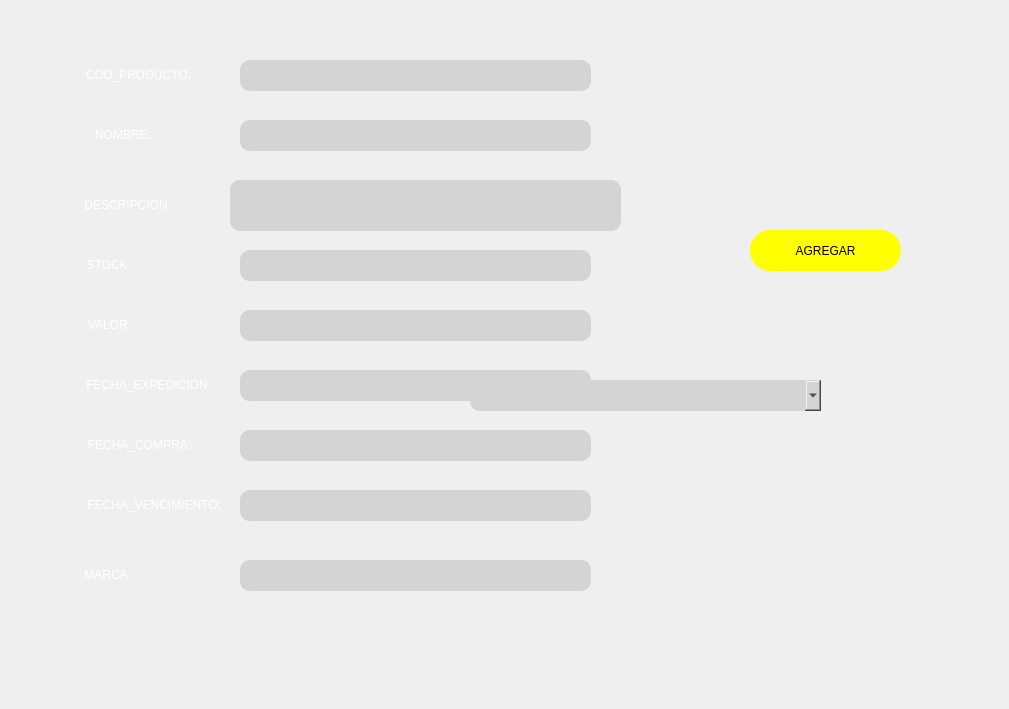
    <widget class="QWidget" name="tab_AGREGAR">
     <attribute name="title">
      <string>Agregar Nuevos Productos</string>
     </attribute>
     <widget class="QLabel" name="label_4">
      <property name="geometry">
       <rect>
        <x>0</x>
        <y>-20</y>
        <width>1000</width>
        <height>700</height>
       </rect>
      </property>
      <property name="styleSheet">
       <string notr="true">background-image: url(C:/Users/User/Downloads/home.jpg);
background-repeat: no-repeat;
background-position: center center;
background-size: cover;</string>
      </property>
      <property name="text">
       <string/>
      </property>
      <property name="pixmap">
       <pixmap>../../Downloads/Downloads/principal.png</pixmap>
      </property>
      <property name="scaledContents">
       <bool>true</bool>
      </property>
     </widget>
     <widget class="QLineEdit" name="line_COD">
      <property name="geometry">
       <rect>
        <x>240</x>
        <y>60</y>
        <width>351</width>
        <height>31</height>
       </rect>
      </property>
      <property name="styleSheet">
       <string notr="true">border-radius:10px;
font: 14pt &quot;MS Shell Dlg 2&quot;;
background-color: rgb(212, 212, 212);</string>
      </property>
     </widget>
     <widget class="QLineEdit" name="line_DESCR">
      <property name="geometry">
       <rect>
        <x>230</x>
        <y>180</y>
        <width>391</width>
        <height>51</height>
       </rect>
      </property>
      <property name="font">
       <font>
        <family>MS Shell Dlg 2</family>
        <pointsize>14</pointsize>
        <weight>50</weight>
        <italic>false</italic>
        <bold>false</bold>
       </font>
      </property>
      <property name="focusPolicy">
       <enum>Qt::StrongFocus</enum>
      </property>
      <property name="layoutDirection">
       <enum>Qt::LeftToRight</enum>
      </property>
      <property name="autoFillBackground">
       <bool>false</bool>
      </property>
      <property name="styleSheet">
       <string notr="true">border-radius:10px;
font: 14pt &quot;MS Shell Dlg 2&quot;;
background-color: rgb(212, 212, 212);
</string>
      </property>
      <property name="maxLength">
       <number>32768</number>
      </property>
      <property name="echoMode">
       <enum>QLineEdit::Normal</enum>
      </property>
      <property name="alignment">
       <set>Qt::AlignLeading|Qt::AlignLeft|Qt::AlignTop</set>
      </property>
      <property name="dragEnabled">
       <bool>false</bool>
      </property>
      <property name="readOnly">
       <bool>false</bool>
      </property>
      <property name="clearButtonEnabled">
       <bool>true</bool>
      </property>
     </widget>
     <widget class="QLineEdit" name="line_VALO">
      <property name="geometry">
       <rect>
        <x>240</x>
        <y>310</y>
        <width>351</width>
        <height>31</height>
       </rect>
      </property>
      <property name="styleSheet">
       <string notr="true">border-radius:10px;
font: 14pt &quot;MS Shell Dlg 2&quot;;
background-color: rgb(212, 212, 212);
</string>
      </property>
      <property name="echoMode">
       <enum>QLineEdit::Normal</enum>
      </property>
     </widget>
     <widget class="QLineEdit" name="line_STOCK">
      <property name="geometry">
       <rect>
        <x>240</x>
        <y>250</y>
        <width>351</width>
        <height>31</height>
       </rect>
      </property>
      <property name="styleSheet">
       <string notr="true">border-radius:10px;
font: 14pt &quot;MS Shell Dlg 2&quot;;
background-color: rgb(212, 212, 212);
</string>
      </property>
      <property name="echoMode">
       <enum>QLineEdit::Normal</enum>
      </property>
     </widget>
     <widget class="QLabel" name="label_10">
      <property name="geometry">
       <rect>
        <x>20</x>
        <y>60</y>
        <width>171</width>
        <height>31</height>
       </rect>
      </property>
      <property name="styleSheet">
       <string notr="true">font: 16pt &quot;MS Shell Dlg 2&quot;;
color: white;</string>
      </property>
      <property name="text">
       <string>&lt;html&gt;&lt;head/&gt;&lt;body&gt;&lt;p align=&quot;right&quot;&gt;COD_PRODUCTO:&lt;/p&gt;&lt;/body&gt;&lt;/html&gt;</string>
      </property>
     </widget>
     <widget class="QLineEdit" name="line_NOMBRE">
      <property name="geometry">
       <rect>
        <x>240</x>
        <y>120</y>
        <width>351</width>
        <height>31</height>
       </rect>
      </property>
      <property name="styleSheet">
       <string notr="true">border-radius:10px;
font: 14pt &quot;MS Shell Dlg 2&quot;;
background-color: rgb(212, 212, 212);
</string>
      </property>
      <property name="echoMode">
       <enum>QLineEdit::Normal</enum>
      </property>
     </widget>
     <widget class="QLabel" name="label_11">
      <property name="geometry">
       <rect>
        <x>30</x>
        <y>190</y>
        <width>141</width>
        <height>31</height>
       </rect>
      </property>
      <property name="styleSheet">
       <string notr="true">font: 16pt &quot;MS Shell Dlg 2&quot;;
color: white;</string>
      </property>
      <property name="text">
       <string>&lt;html&gt;&lt;head/&gt;&lt;body&gt;&lt;p align=&quot;right&quot;&gt;DESCRIPCION:&lt;/p&gt;&lt;/body&gt;&lt;/html&gt;</string>
      </property>
     </widget>
     <widget class="QLabel" name="label_12">
      <property name="geometry">
       <rect>
        <x>60</x>
        <y>250</y>
        <width>71</width>
        <height>31</height>
       </rect>
      </property>
      <property name="styleSheet">
       <string notr="true">font: 16pt &quot;MS Shell Dlg 2&quot;;
color: white;</string>
      </property>
      <property name="text">
       <string>&lt;html&gt;&lt;head/&gt;&lt;body&gt;&lt;p align=&quot;right&quot;&gt;STOCK:&lt;/p&gt;&lt;/body&gt;&lt;/html&gt;</string>
      </property>
     </widget>
     <widget class="QLabel" name="label_13">
      <property name="geometry">
       <rect>
        <x>60</x>
        <y>120</y>
        <width>91</width>
        <height>31</height>
       </rect>
      </property>
      <property name="styleSheet">
       <string notr="true">font: 16pt &quot;MS Shell Dlg 2&quot;;
color: white;</string>
      </property>
      <property name="text">
       <string>&lt;html&gt;&lt;head/&gt;&lt;body&gt;&lt;p align=&quot;right&quot;&gt;NOMBRE:&lt;/p&gt;&lt;/body&gt;&lt;/html&gt;</string>
      </property>
     </widget>
     <widget class="QLabel" name="label_15">
      <property name="geometry">
       <rect>
        <x>60</x>
        <y>310</y>
        <width>71</width>
        <height>31</height>
       </rect>
      </property>
      <property name="styleSheet">
       <string notr="true">font: 16pt &quot;MS Shell Dlg 2&quot;;
color: white;</string>
      </property>
      <property name="text">
       <string>&lt;html&gt;&lt;head/&gt;&lt;body&gt;&lt;p align=&quot;right&quot;&gt;VALOR:&lt;/p&gt;&lt;/body&gt;&lt;/html&gt;</string>
      </property>
     </widget>
     <widget class="QPushButton" name="Button_AGREGAR">
      <property name="geometry">
       <rect>
        <x>750</x>
        <y>230</y>
        <width>151</width>
        <height>41</height>
       </rect>
      </property>
      <property name="styleSheet">
       <string notr="true">border-radius:20px;
background-color: rgb(255, 255, 0);
font: 14pt &quot;MS Shell Dlg 2&quot;;
</string>
      </property>
      <property name="text">
       <string>AGREGAR</string>
      </property>
     </widget>
     <widget class="QLabel" name="label_AGREGAR">
      <property name="enabled">
       <bool>true</bool>
      </property>
      <property name="geometry">
       <rect>
        <x>190</x>
        <y>620</y>
        <width>411</width>
        <height>41</height>
       </rect>
      </property>
      <property name="font">
       <font>
        <family>MS Shell Dlg 2</family>
        <pointsize>14</pointsize>
        <weight>50</weight>
        <italic>false</italic>
        <bold>false</bold>
       </font>
      </property>
      <property name="layoutDirection">
       <enum>Qt::LeftToRight</enum>
      </property>
      <property name="styleSheet">
       <string notr="true">font: 14pt &quot;MS Shell Dlg 2&quot;;
color: rgb(252, 255, 39);</string>
      </property>
      <property name="text">
       <string/>
      </property>
     </widget>
     <widget class="QComboBox" name="comboBox">
      <property name="geometry">
       <rect>
        <x>470</x>
        <y>380</y>
        <width>351</width>
        <height>31</height>
       </rect>
      </property>
      <property name="styleSheet">
       <string notr="true">border-radius:10px;
font: 14pt &quot;MS Shell Dlg 2&quot;;
background-color: rgb(212, 212, 212);</string>
      </property>
      <item>
       <property name="text">
        <string>....</string>
       </property>
      </item>
      <item>
       <property name="text">
        <string>placa madre</string>
       </property>
      </item>
      <item>
       <property name="text">
        <string>memoria ram</string>
       </property>
      </item>
      <item>
       <property name="text">
        <string>tarjeta de video</string>
       </property>
      </item>
      <item>
       <property name="text">
        <string>procesadores</string>
       </property>
      </item>
      <item>
       <property name="text">
        <string>Almacenamiento</string>
       </property>
      </item>
      <item>
       <property name="text">
        <string>Refrigeración</string>
       </property>
      </item>
      <item>
       <property name="text">
        <string>Case</string>
       </property>
      </item>
      <item>
       <property name="text">
        <string>Periféricos</string>
       </property>
      </item>
     </widget>
     <widget class="QLabel" name="label_24">
      <property name="geometry">
       <rect>
        <x>10</x>
        <y>370</y>
        <width>201</width>
        <height>31</height>
       </rect>
      </property>
      <property name="styleSheet">
       <string notr="true">font: 16pt &quot;MS Shell Dlg 2&quot;;
color: white;</string>
      </property>
      <property name="text">
       <string>&lt;html&gt;&lt;head/&gt;&lt;body&gt;&lt;p align=&quot;right&quot;&gt;FECHA_EXPEDICION:&lt;/p&gt;&lt;/body&gt;&lt;/html&gt;</string>
      </property>
     </widget>
     <widget class="QLabel" name="label_26">
      <property name="geometry">
       <rect>
        <x>0</x>
        <y>430</y>
        <width>191</width>
        <height>31</height>
       </rect>
      </property>
      <property name="styleSheet">
       <string notr="true">font: 16pt &quot;MS Shell Dlg 2&quot;;
color: white;</string>
      </property>
      <property name="text">
       <string>&lt;html&gt;&lt;head/&gt;&lt;body&gt;&lt;p align=&quot;right&quot;&gt;FECHA_COMPRA:&lt;/p&gt;&lt;/body&gt;&lt;/html&gt;</string>
      </property>
     </widget>
     <widget class="QLabel" name="label_27">
      <property name="geometry">
       <rect>
        <x>0</x>
        <y>490</y>
        <width>221</width>
        <height>31</height>
       </rect>
      </property>
      <property name="styleSheet">
       <string notr="true">font: 16pt &quot;MS Shell Dlg 2&quot;;
color: white;</string>
      </property>
      <property name="text">
       <string>&lt;html&gt;&lt;head/&gt;&lt;body&gt;&lt;p align=&quot;right&quot;&gt;FECHA_VENCIMIENTO:&lt;/p&gt;&lt;/body&gt;&lt;/html&gt;</string>
      </property>
     </widget>
     <widget class="QLabel" name="label_28">
      <property name="geometry">
       <rect>
        <x>60</x>
        <y>560</y>
        <width>71</width>
        <height>31</height>
       </rect>
      </property>
      <property name="styleSheet">
       <string notr="true">font: 16pt &quot;MS Shell Dlg 2&quot;;
color: white;</string>
      </property>
      <property name="text">
       <string>&lt;html&gt;&lt;head/&gt;&lt;body&gt;&lt;p align=&quot;right&quot;&gt;MARCA:&lt;/p&gt;&lt;/body&gt;&lt;/html&gt;</string>
      </property>
     </widget>
     <widget class="QLineEdit" name="line_VALO_3">
      <property name="geometry">
       <rect>
        <x>240</x>
        <y>430</y>
        <width>351</width>
        <height>31</height>
       </rect>
      </property>
      <property name="styleSheet">
       <string notr="true">border-radius:10px;
font: 14pt &quot;MS Shell Dlg 2&quot;;
background-color: rgb(212, 212, 212);
</string>
      </property>
      <property name="echoMode">
       <enum>QLineEdit::Normal</enum>
      </property>
     </widget>
     <widget class="QLineEdit" name="line_VALO_4">
      <property name="geometry">
       <rect>
        <x>240</x>
        <y>370</y>
        <width>351</width>
        <height>31</height>
       </rect>
      </property>
      <property name="styleSheet">
       <string notr="true">border-radius:10px;
font: 14pt &quot;MS Shell Dlg 2&quot;;
background-color: rgb(212, 212, 212);
</string>
      </property>
      <property name="echoMode">
       <enum>QLineEdit::Normal</enum>
      </property>
     </widget>
     <widget class="QLineEdit" name="line_VALO_5">
      <property name="geometry">
       <rect>
        <x>240</x>
        <y>490</y>
        <width>351</width>
        <height>31</height>
       </rect>
      </property>
      <property name="styleSheet">
       <string notr="true">border-radius:10px;
font: 14pt &quot;MS Shell Dlg 2&quot;;
background-color: rgb(212, 212, 212);
</string>
      </property>
      <property name="echoMode">
       <enum>QLineEdit::Normal</enum>
      </property>
     </widget>
     <widget class="QLineEdit" name="line_VALO_6">
      <property name="geometry">
       <rect>
        <x>240</x>
        <y>560</y>
        <width>351</width>
        <height>31</height>
       </rect>
      </property>
      <property name="styleSheet">
       <string notr="true">border-radius:10px;
font: 14pt &quot;MS Shell Dlg 2&quot;;
background-color: rgb(212, 212, 212);
</string>
      </property>
      <property name="echoMode">
       <enum>QLineEdit::Normal</enum>
      </property>
     </widget>
     <zorder>comboBox</zorder>
     <zorder>label_4</zorder>
     <zorder>line_COD</zorder>
     <zorder>line_DESCR</zorder>
     <zorder>line_VALO</zorder>
     <zorder>line_STOCK</zorder>
     <zorder>label_10</zorder>
     <zorder>line_NOMBRE</zorder>
     <zorder>label_11</zorder>
     <zorder>label_12</zorder>
     <zorder>label_13</zorder>
     <zorder>label_15</zorder>
     <zorder>Button_AGREGAR</zorder>
     <zorder>label_AGREGAR</zorder>
     <zorder>label_24</zorder>
     <zorder>label_26</zorder>
     <zorder>label_27</zorder>
     <zorder>label_28</zorder>
     <zorder>line_VALO_3</zorder>
     <zorder>line_VALO_4</zorder>
     <zorder>line_VALO_5</zorder>
     <zorder>line_VALO_6</zorder>
    </widget>
